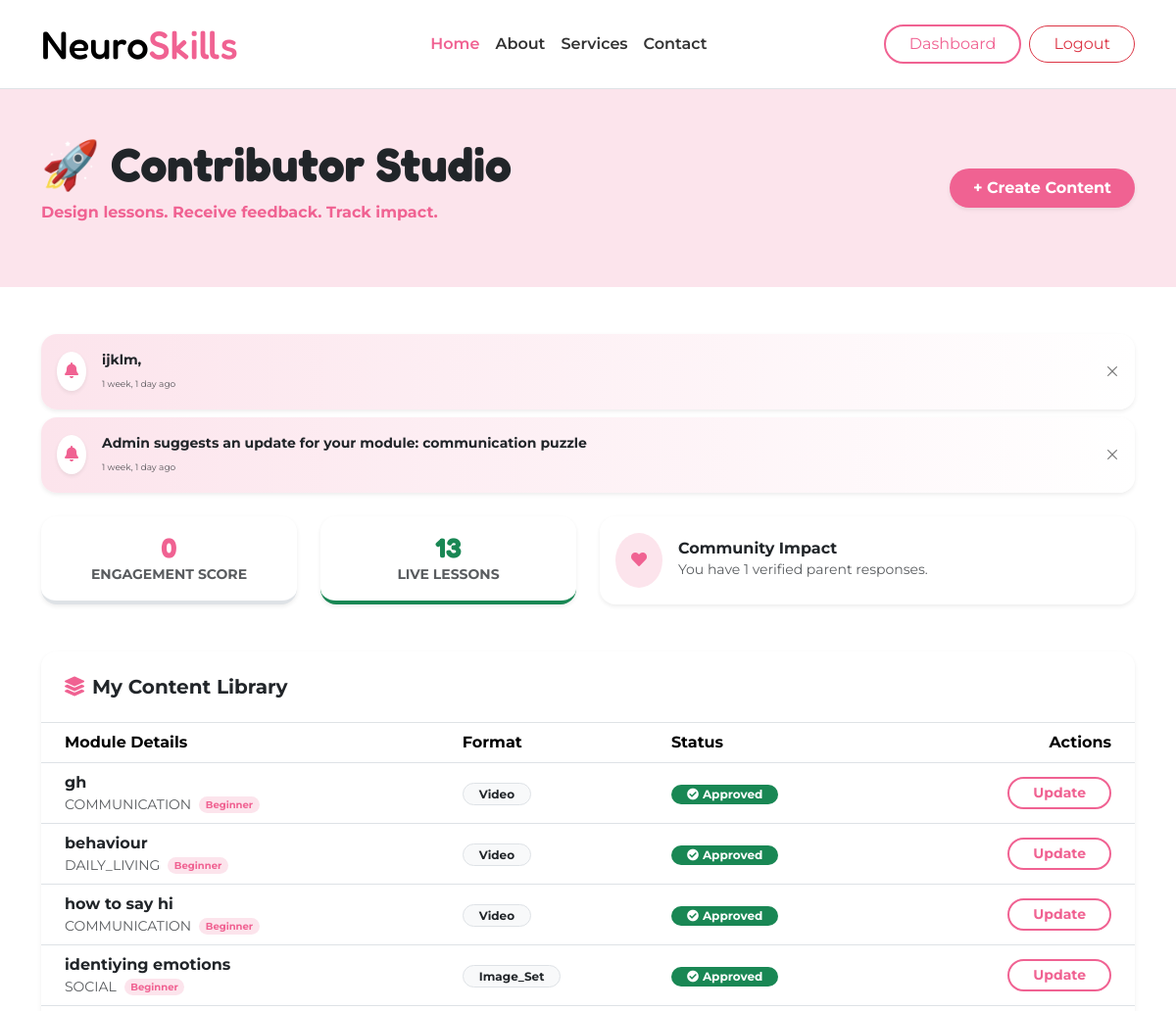
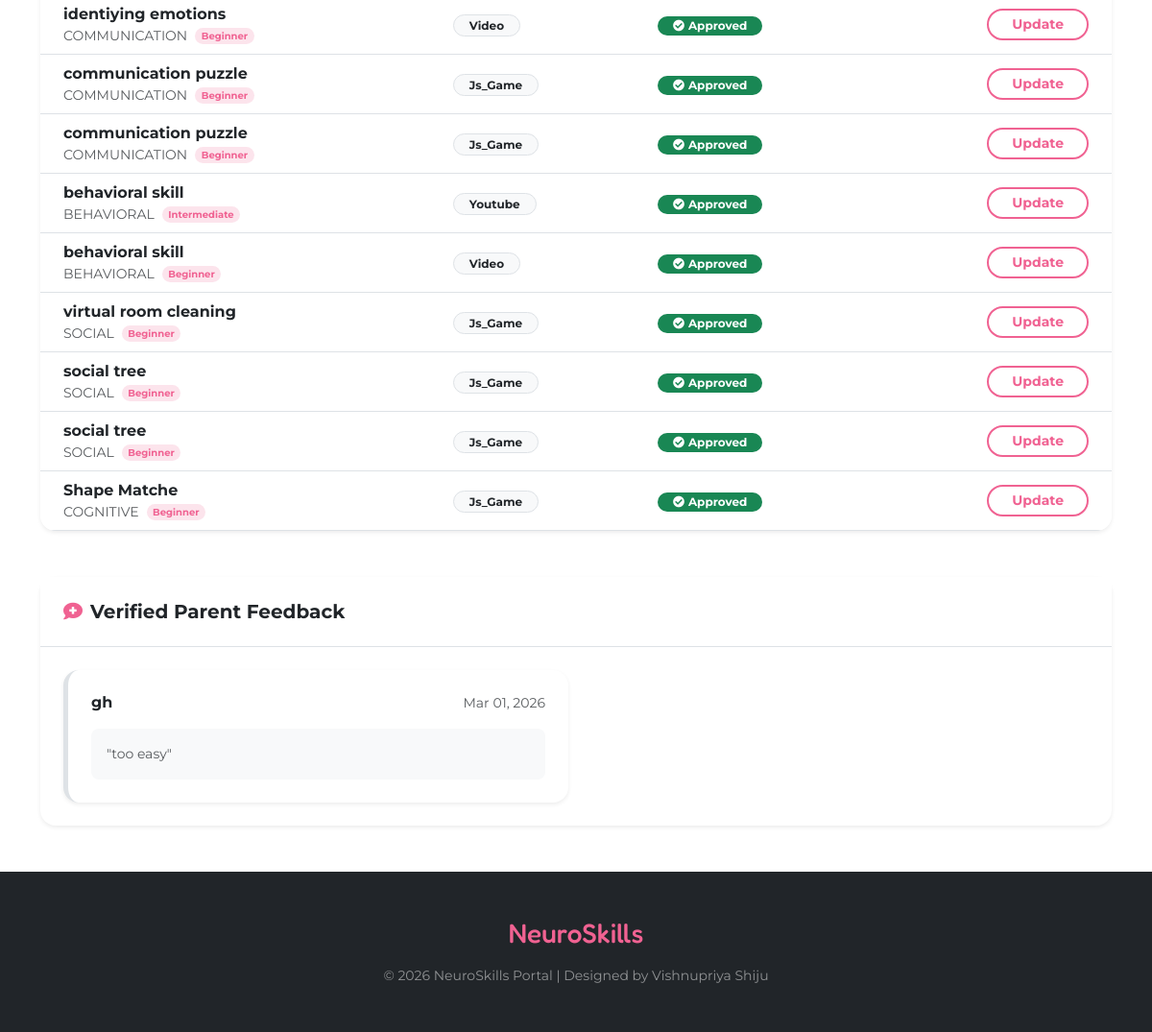
The page /dashboard/contributor/ (signed in) on the database as committed earlier (2 pictures, top to bottom).
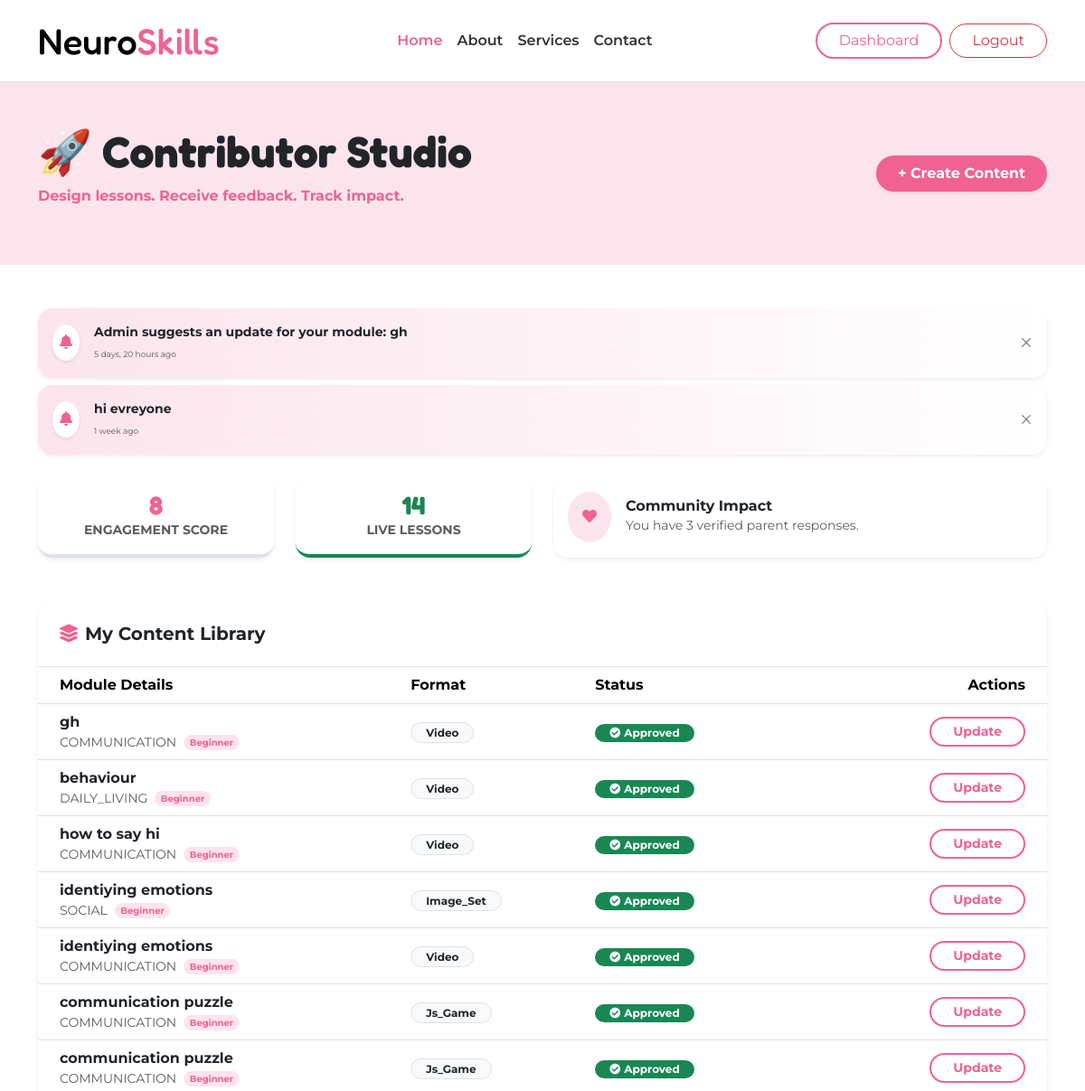
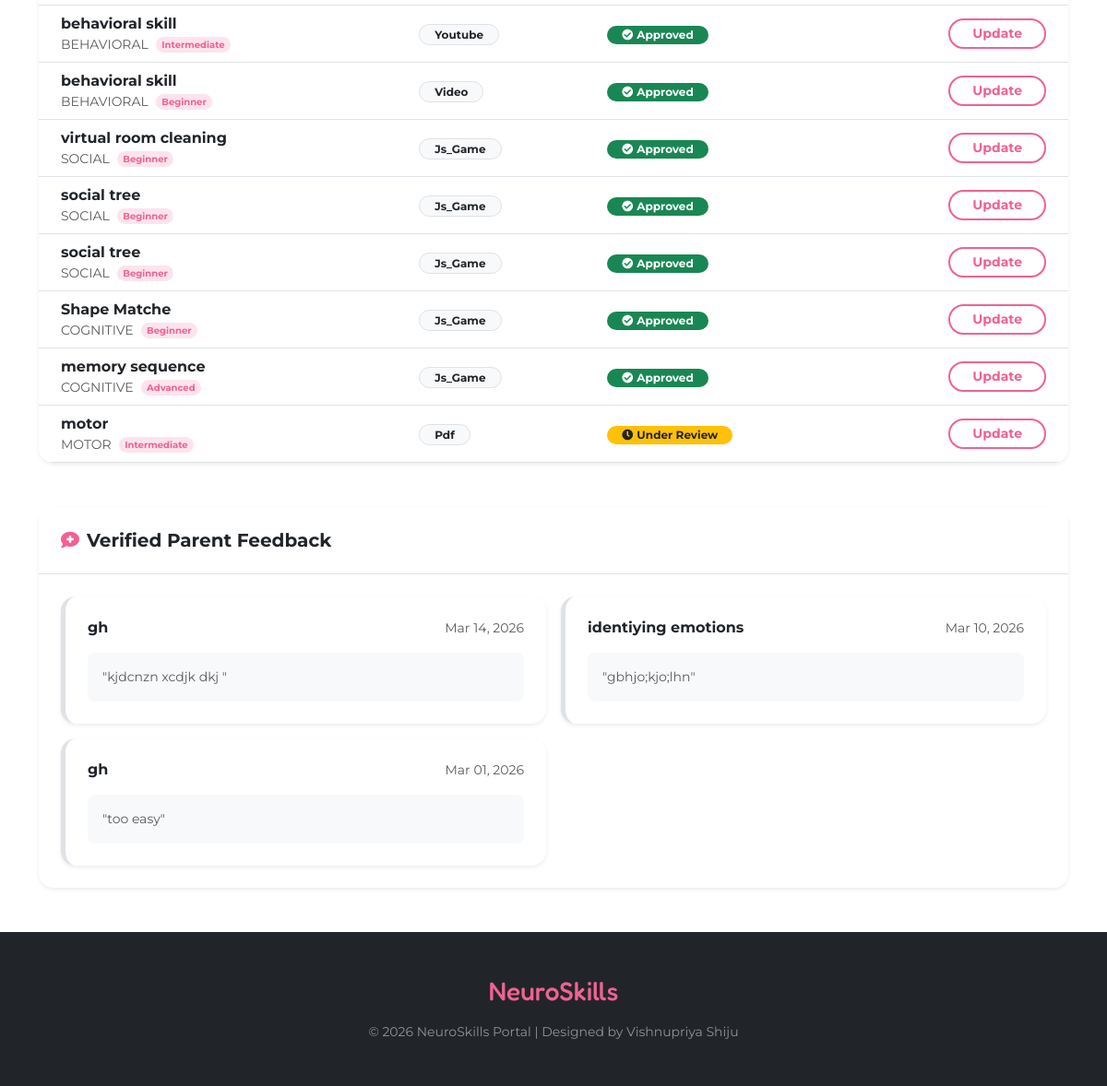
The same page on the database as committed later (2 pictures, top to bottom).
### accounts/models.py (models this page shows, shortened)
class Notification(models.Model):
    user = models.ForeignKey(User, on_delete=models.CASCADE, related_name='notifications', null=True, blank=True)
    message = models.TextField()
    is_active = models.BooleanField(default=True)
    is_read = models.BooleanField(default=False) # Good for demo tracking
    created_at = models.DateTimeField(auto_now_add=True)

class Lesson(models.Model):
    ACTIVITY_TYPE_CHOICES = (
        ('none', 'General Lesson (No Game)'),
        ('matching', 'Matching Game'),
        ('sequencing', 'Sequencing Task'),
        ('emotion', 'Emotion Recognition'),
        ('memory', 'Memory Game'),
        ('drag_drop', 'Drag and Drop'),
    )
    contributor = models.ForeignKey(User, on_delete=models.CASCADE)
    title = models.CharField(max_length=200)
    is_activity = models.BooleanField(default=False)
    activity_type = models.CharField(max_length=20, choices=ACTIVITY_TYPE_CHOICES, default='none')
    admin_notes = models.TextField(blank=True, null=True)
    duration_minutes = models.IntegerField(default=0)
    skill_category = models.CharField(max_length=100)
    target_age_group = models.CharField(max_length=50)
    difficulty_level = models.CharField(max_length=50)
    learning_objectives = models.TextField(blank=True, null=True)
    description = models.TextField(blank=True, null=True)
    content_type = models.CharField(max_length=50) # 'video', 'pdf', 'youtube', etc.
    file = models.FileField(upload_to='lessons/files/', blank=True, null=True) # Set blank=True if using URL instead
    thumbnail = models.ImageField(upload_to='lessons/thumbs/', blank=True, null=True)
    video_url = models.URLField(blank=True, null=True, help_text="Paste YouTube link here")
    is_approved = models.BooleanField(default=False)
    created_at = models.DateTimeField(auto_now_add=True)

class LessonFeedback(models.Model):
    lesson = models.ForeignKey(Lesson, on_delete=models.CASCADE, related_name='user_feedback')
    parent = models.ForeignKey(User, on_delete=models.CASCADE)
    message = models.TextField()
    is_moderated = models.BooleanField(default=False) # Admin must check this
    created_at = models.DateTimeField(auto_now_add=True)

### accounts/views.py (the view)
# urls.py: path('dashboard/contributor/', views.contributor_dashboard, name='contributor_dashboard'),
@login_required
def contributor_dashboard(request):
    lessons = Lesson.objects.filter(contributor=request.user)
    engagement_count = ActivityProgress.objects.filter(lesson__in=lessons).count()
    moderated_feedback = LessonFeedback.objects.filter(
        lesson__contributor=request.user,
        is_moderated=True
    ).order_by('-created_at')
    return render(request, 'accounts/dashboards/contributor_dashboard.html', {
        'lessons': lessons,
        'moderated_feedback': moderated_feedback,
        'approved_count': lessons.filter(is_approved=True).count(),
        'total_views': engagement_count, # This now shows real student progress
    })

### accounts/templates/accounts/dashboards/contributor_dashboard.html (shortened to what the changed rows need)
{% extends "base.html" %}
{% load static %}
{% block content %}
<div class="container-fluid py-5 bg-soft-pink mb-5">
    <div class="container d-flex justify-content-between align-items-center">
        <div>
            <h1 class="display-5 text-dark fw-bold">🚀 Contributor Studio</h1>
        </div>
    </div>
</div>
<div class="container">
    <div class="mb-4">
        {% for note in user.notifications.all|dictsortreversed:"created_at"|slice:":2" %}
        <div class="card border-0 shadow-sm rounded-4 p-3 mb-2 animate__animated animate__fadeInLeft"
             style="background: linear-gradient(90deg, #fce4ec 0%, #ffffff 100%); border-right: 4px solid #f06292;">
            <div class="d-flex justify-content-between align-items-center">
                <div class="d-flex align-items-center">
                    <div class="bg-white p-2 rounded-circle me-3 shadow-sm">
                        <i class="fas fa-bell text-pink"></i>
                    </div>
                    <div>
                        <span class="text-dark fw-bold small d-block">{{ note.message }}</span>
                        <small class="text-muted" style="font-size: 9px;">{{ note.created_at|timesince }} ago</small>
                    </div>
                </div>
                <button type="button" class="btn-close small" data-bs-dismiss="alert" style="font-size: 10px;"></button>
            </div>
        </div>
        {% endfor %}
    </div>
    <div class="row g-4 mb-5 text-center">
        <div class="col-md-3">
            <div class="card border-0 shadow-sm p-3 rounded-4 bg-white border-bottom border-pink border-4 h-100">
                <h3 class="text-pink fw-bold mb-0">{{ total_views|default:"0" }}</h3>
                <small class="text-muted fw-bold">ENGAGEMENT SCORE</small>
            </div>
        </div>
        <div class="col-md-3">
            <div class="card border-0 shadow-sm p-3 rounded-4 bg-white border-bottom border-success border-4 h-100">
                <h3 class="text-success fw-bold mb-0">{{ approved_count }}</h3>
                <small class="text-muted fw-bold">LIVE LESSONS</small>
            </div>
        </div>
        <div class="col-md-6 text-start">
            <div class="card border-0 shadow-sm p-3 rounded-4 bg-white h-100 d-flex flex-row align-items-center">
                <div>
                    <h6 class="mb-0 fw-bold">Community Impact</h6>
                    <small class="text-muted">You have {{ moderated_feedback.count }} verified parent responses.</small>
                </div>
            </div>
        </div>
    </div>
    <div class="card border-0 shadow-sm rounded-4 overflow-hidden mb-5">
        <div class="table-responsive">
            <table class="table table-hover align-middle mb-0">
                <thead class="bg-light">
                    <tr>
                        <th class="ps-4">Module Details</th>
                        <th>Format</th>
                        <th>Status</th>
                        <th class="text-end pe-4">Actions</th>
                    </tr>
                </thead>
                <tbody>
                    {% for item in lessons %}
                    <tr>
                        <td class="ps-4">
                            <span class="fw-bold text-dark d-block">{{ item.title }}</span>
                            <div class="d-flex gap-2 align-items-center">
                                <small class="text-muted text-uppercase small">{{ item.skill_category }}</small>
                                <span class="badge bg-soft-pink text-pink rounded-pill" style="font-size: 10px;">
                                    {{ item.difficulty_level|title }}
                                </span>
                            </div>
                        </td>
                        <td>
                            <span class="badge bg-light text-dark border rounded-pill px-3">
                                {{ item.content_type|title }}
                            </span>
                        </td>
                        <td>
                            {% if item.is_approved %}
                                <span class="badge bg-success rounded-pill px-3"><i class="fas fa-check-circle me-1"></i>Approved</span>
                            {% else %}
                                <span class="badge bg-warning text-dark rounded-pill px-3"><i class="fas fa-clock me-1"></i>Under Review</span>
                            {% endif %}
                        </td>
                        <td class="text-end pe-4">
                            <a href="{% url 'edit_lesson' item.id %}" class="btn btn-outline-pink btn-sm rounded-pill px-4 fw-bold">
                                {% if item.admin_notes %}Fix & Resubmit{% else %}Update{% endif %}
                            </a>
                        </td>
                    </tr>
                    {% empty %}
                    <tr><td colspan="4" class="text-center py-5 text-muted">No content uploaded yet. Start by creating a lesson!</td></tr>
                    {% endfor %}
                </tbody>
            </table>
        </div>
    </div>
    <div class="card border-0 shadow-sm rounded-4 mt-5 animate__animated animate__fadeInUp">
        <div class="row g-3 p-4">
            {% for feed in moderated_feedback %}
            <div class="col-md-6">
                <div class="card border-0 shadow-sm rounded-4 p-4 border-start border-pink border-5 h-100 bg-white shadow-hover">
                    <div class="d-flex justify-content-between mb-2">
                        <h6 class="fw-bold text-dark mb-0">{{ feed.lesson.title }}</h6>
                        <small class="text-muted small">{{ feed.created_at|date:"M d, Y" }}</small>
                    </div>
                    <div class="bg-light p-3 rounded-3 mt-2">
                        <p class="mb-0 text-muted italic small">"{{ feed.message }}"</p>
                    </div>
                </div>
            </div>
            {% empty %}
            <div class="col-12 text-center py-5 text-muted italic">
                <i class="fas fa-comment-slash fa-3x mb-3 opacity-25"></i>
                <p>No verified parent feedback available yet. Insights appear after Admin review.</p>
            </div>
            {% endfor %}
        </div>
    </div>
</div>
{% endblock %}

Rows that differ between the two databases and show on the page:
no longer on this page (row unchanged): Notification: message "ijklm,", created_at "1 week, 1 day"
no longer on this page (row unchanged): Notification: message "Admin suggests an update for your module: communication puzzle", created_at "1 week, 1 day"
added Notification: message "Admin suggests an update for your module: gh", created_at "5 days, 20 hours"
added Notification: message "hi evreyone", created_at "1 week"
added Lesson: title "memory sequence", skill_category "COGNITIVE", difficulty_level "Advanced", content_type "Js_Game", is_approved True (drawn), admin_notes "Update"
added Lesson: title "motor", skill_category "MOTOR", difficulty_level "Intermediate", content_type "Pdf", is_approved False (drawn), shows "Update"
added LessonFeedback: lesson "gh", created_at "Mar 14, 2026", message "kjdcnzn xcdjk dkj"
added LessonFeedback: lesson "identiying emotions", created_at "Mar 10, 2026", message "gbhjo;kjo;lhn"
Other text that changed with them:
{{ total_views|default:"0" }}: "0" → "8"
{{ approved_count }}: "13" → "14"
{{ moderated_feedback.count }}: "1" → "3"
